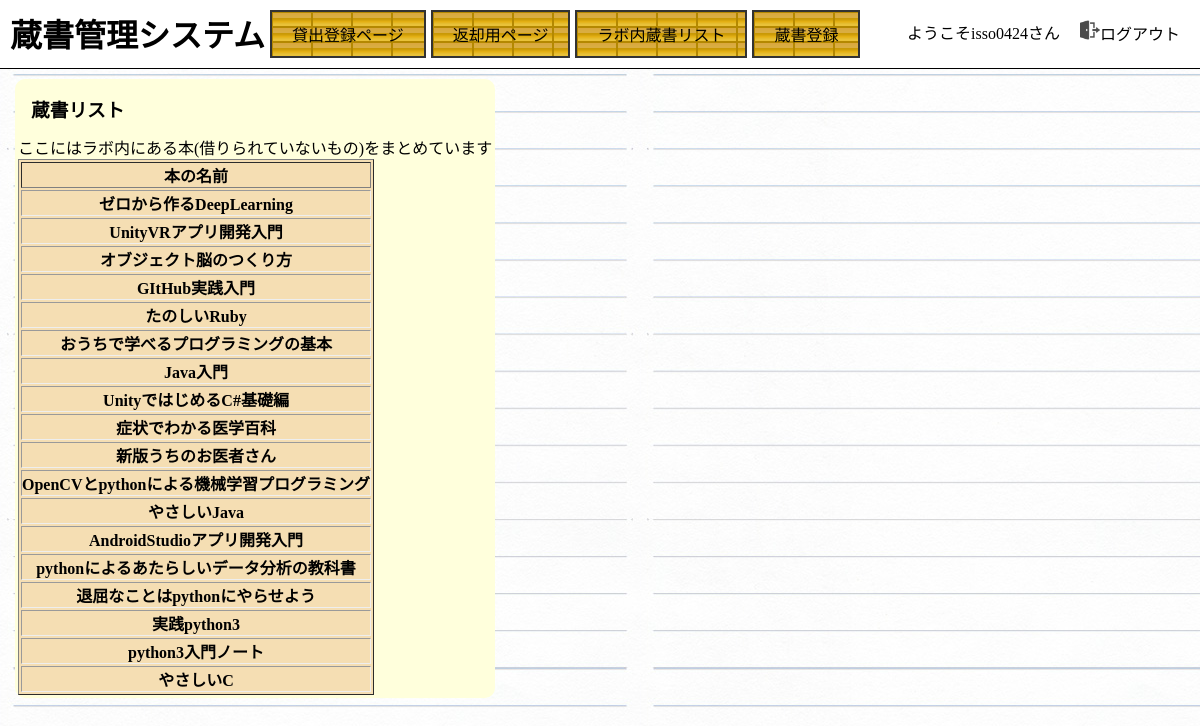
Screenshot of /registration/book_list (signed in) with the database file from the repository.
### registration/models.py (models this page shows)
class Registration(models.Model):
    book = models.CharField(max_length=100)
    user = models.CharField(max_length=20)
    day = models.CharField(max_length=20, default='なし')
    status = models.CharField(max_length=10)
    mail = models.CharField(max_length=30)
    who_want = models.CharField(max_length=20)

### registration/views.py (the view)
def book_list(request):
    if request.user.is_authenticated:
        username = str(request.user)
        d = {'In_lab': Registration.objects.filter(status="ラボ内"), "user": username}
    else:
        d = {'In_lab': Registration.objects.filter(status="ラボ内")}
    return render(request, 'regist/book_list.html', d)

### registration/templates/regist/book_list.html (shortened to what this page needs)
{% extends "base.html" %}
{% block content %}
<div>
    <div class="naraberu">
    <div class="tablese">
    <h3 class="name" style="width:123px;">蔵書リスト</h3>
        <p>ここにはラボ内にある本(借りられていないもの)をまとめています</p>
    <table border="1" class = "table">
        <thead>
        <tr>
            <th>本の名前</th>
        </tr>
        </thead>
        <thead>
        {% for books in In_lab %}
        <tr class="tables">
            <th>{{ books.book }}</th>
        </tr>
        {% endfor %}
        </thead>
    </table>
    </div></div>
</div>
{% endblock content %}

### registration/templates/base.html (shortened to what this page needs)
{% load static %}
<!DOCTYPE html>
<html lang="ja">
<head>
    <link rel="stylesheet" href="{% static 'css/base.css' %}">
</head>
<body style="background-image: url({% static 'pictures/like_note2.png' %});">
    <header id = header>
    <h1><a id = "title" href="/registration/home" style="color:#000;text-decoration:none">蔵書管理システム</a></h1>
    <ul>
    <li><a href="/registration/regist" style="color:#000;text-decoration:none" class = "menu">貸出登録ページ</a></li>
    <li><a href="/registration/retur" class="menu" style="color:#000;text-decoration:none">返却用ページ</a></li>
    <li><a href="/registration/book_list" class="menu" style="color:#000;text-decoration:none">ラボ内蔵書リスト</a></li>
    <li><a href="/registration/touroku" class="menu" style="color:#000;text-decoration:none">蔵書登録</a></li></ul>
        {% if not request.user.is_authenticated %}
        <div style="float:right !important;padding:10px;"><a href="/registration/login">ログイン</a><a>または</a><a href="/registration/signup">登録</a></div>
    {% else %}
        <a  style="float:right !important;padding:10px;color:#000;text-decoration:none;" href="/registration/logout"><img style="width:20px; height:20px;" src="{% static 'pictures/logout.png' %}"></img>ログアウト</a>
    <p style="float:right !important;padding:10px;">ようこそ{{user}}さん</p>
    {% endif %}
        </header>
    <div class = "conteiner" id = conteiner>
    {% block content %}{% endblock content %}</div>
</body>
</html>

### registration/static/css/base.css (style rules this page uses)
* { margin: 0px; padding: 0px; }
#header { background-color: #fff; margin-bottom: 20px; padding: 10px; margin: auto; overflow: hidden; border-bottom: 1px solid #000; }
body { margin: 0px; background: brightness(60%); }
.name { float: top !important; background-color: #ffffdc !important; margin:10px !important; background-image: none !important; height: auto; border-radius: 10px; padding: 3px }
.table { background-color: wheat !important; width: auto; float: top; }
a { float: left !important; }
.menu { padding:10px 20px; float: left; background-image: url(/static/pictures/freebu28_3.gif) }
.tables { border: 5px; }
.tablese { background-color: #ffffdc; margin:10px; border-radius: 10px; padding: 3px }
.naraberu { display: inline-block; }
li { float: left; list-style-type: none; border: 2px solid #333; margin-left: 5px; }
.conteiner { margin-left: 5px }

### rows the page displays
Registration: book "ゼロから作るDeepLearning"
Registration: book "UnityVRアプリ開発入門"
Registration: book "オブジェクト脳のつくり方"
Registration: book "GItHub実践入門"
Registration: book "たのしいRuby"
Registration: book "おうちで学べるプログラミングの基本"
Registration: book "Java入門"
Registration: book "UnityではじめるC#基礎編"
Registration: book "症状でわかる医学百科"
Registration: book "新版うちのお医者さん"
Registration: book "OpenCVとpythonによる機械学習プログラミング"
Registration: book "やさしいJava"
Registration: book "AndroidStudioアプリ開発入門"
Registration: book "pythonによるあたらしいデータ分析の教科書"
Registration: book "退屈なことはpythonにやらせよう"
Registration: book "実践python3"
Registration: book "python3入門ノート"
Registration: book "やさしいC"

### other values shown
{{ user }} "isso0424"
